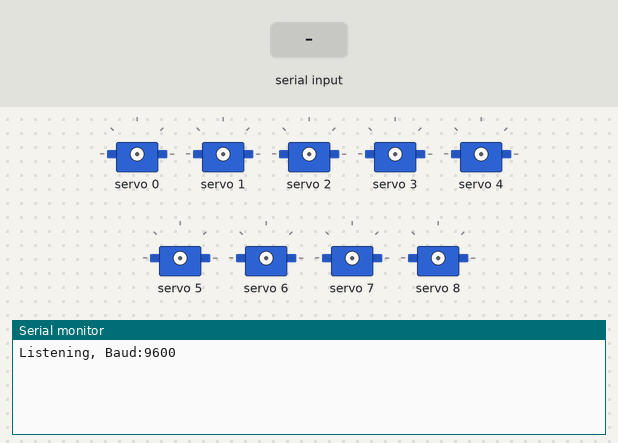
A sketch run on a simulated Arduino Uno, built with avr-gcc and run on an emulated ATmega328P. Shown: 9 × servo, the last lines printed to the serial monitor. The test bench sets the inputs (shaded band).

Above: at 1.2 s.
1.3 s: "90,45\n" received over Serial
At 2.4 s:
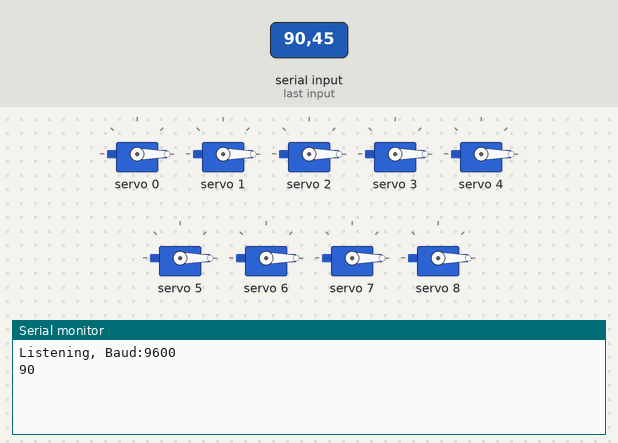
2.8 s: byte 10 ('\n') received over Serial
At 3.4 s:
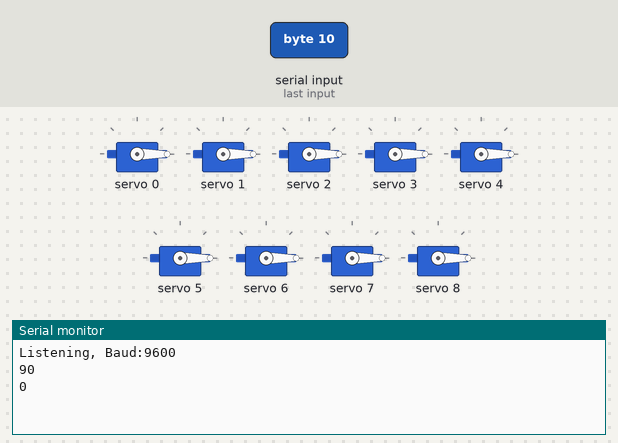
4.3 s: "30,150\n" received over Serial
At 4.7 s:
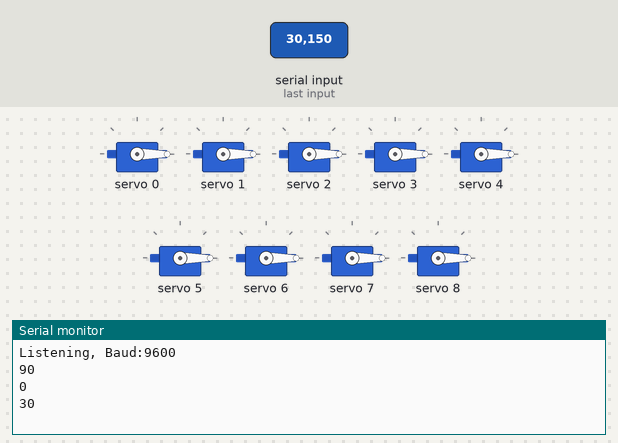

Measured:
- after the input at 1.3 s, the serial monitor: prints a new line at once (image 1)
- after the input at 2.8 s, the serial monitor: prints a new line at once (image 2)
- after the input at 4.3 s, the serial monitor: prints a new line at once (image 3)

The sketch:

move-servo_Arduino.ino
```cpp
//PCA9685 servo control

#include <Wire.h>
#include <Adafruit_PWMServoDriver.h>

#define MIN_PULSE_WIDTH       650
#define MAX_PULSE_WIDTH       2500
#define FREQUENCY             50

Adafruit_PWMServoDriver pwm = Adafruit_PWMServoDriver();

//setup serial buffer
char buffer[16];   //maximum expected length
int len = 0;

void setup()
{
  Serial.begin(9600);
  Serial.println("Listening, Baud:9600");
  pwm.begin();
  pwm.setPWMFreq(FREQUENCY);
}

void moveMotor(int servo, float position)
{
  int pulse_width;
  pulse_width = int(position / 1000000 * FREQUENCY * 4096);
  pwm.setPWM(servo, 0, pulse_width);

}

void moveAll(float position)
{
  moveMotor(0, position);
  moveMotor(1, position);
  moveMotor(2, position);
  moveMotor(3, position);
  moveMotor(4, position);
  moveMotor(5, position);
  moveMotor(6, position);
  moveMotor(7, position);
  moveMotor(8, position);
}

void loop()
{
    if (Serial.available() > 0)
    {
        int incomingByte = Serial.read();
        buffer[len++] = incomingByte;
        if (len >= 16)
        {
            len = 0;
        }
        if (incomingByte == '\n')
        {
            int position;
            int n = sscanf(buffer, "%d", &position);
            if (n == 1)
            {
                Serial.println(position);
                moveAll(position);
            }
            else
            {
                 Serial.println("failure");
            }
            len = 0;
        }
    }
}
```
